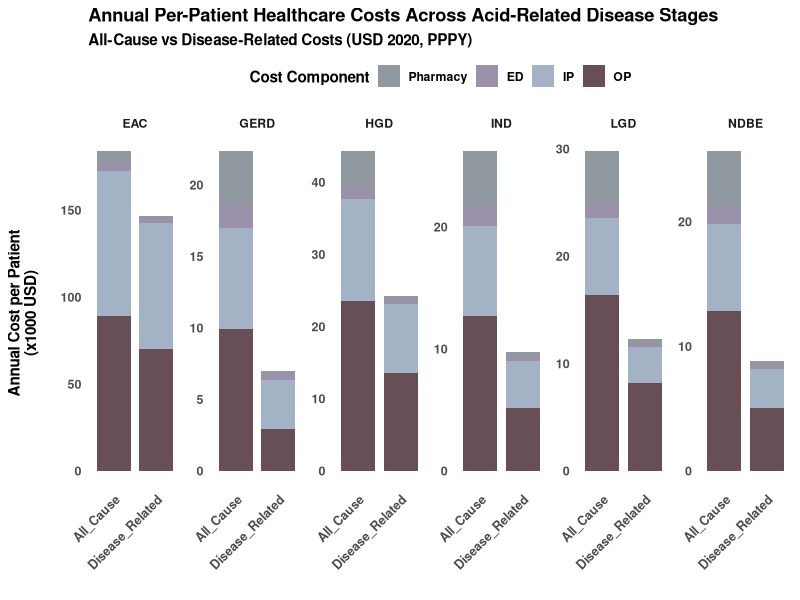
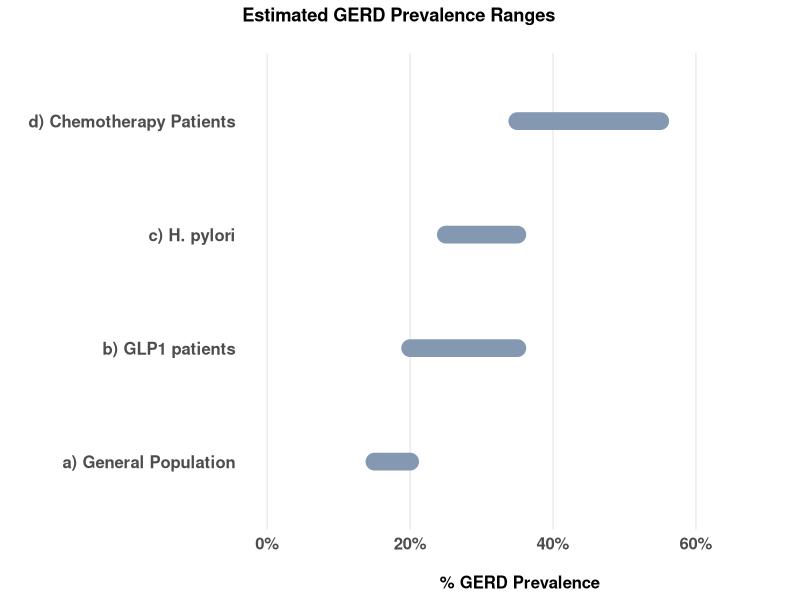
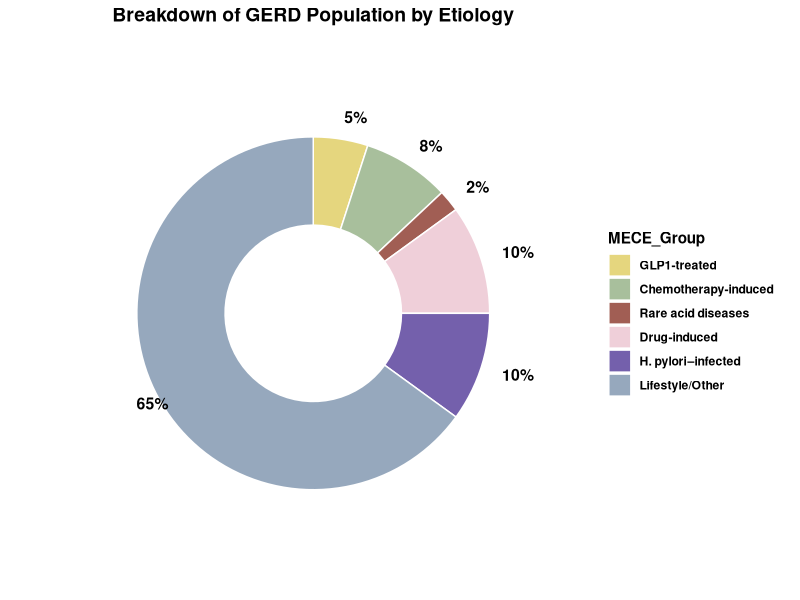
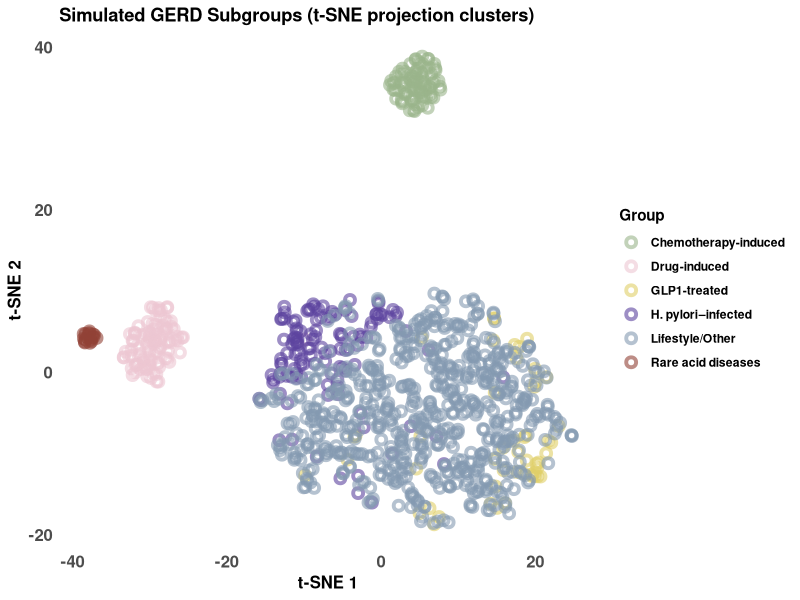
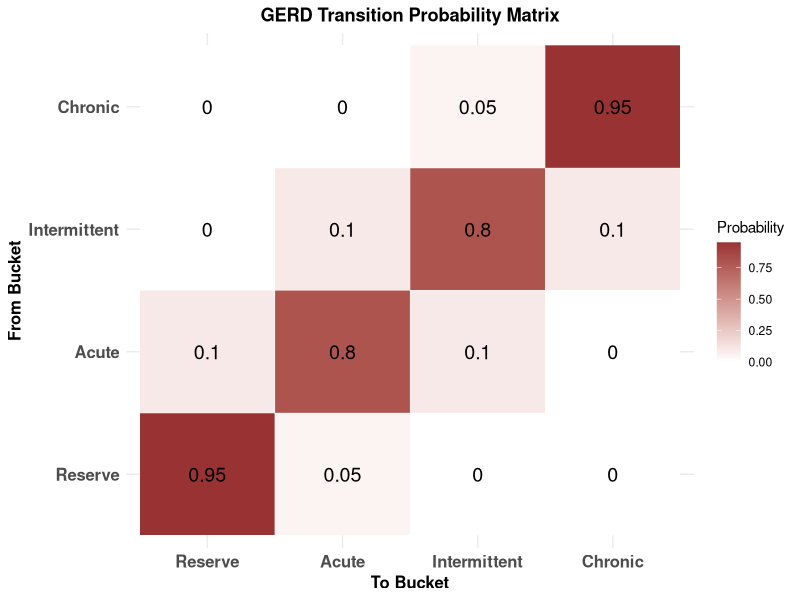
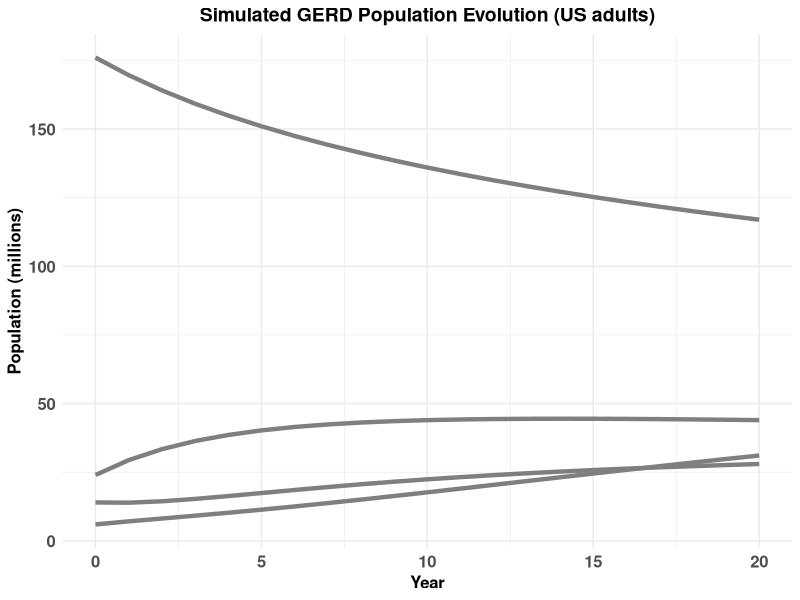
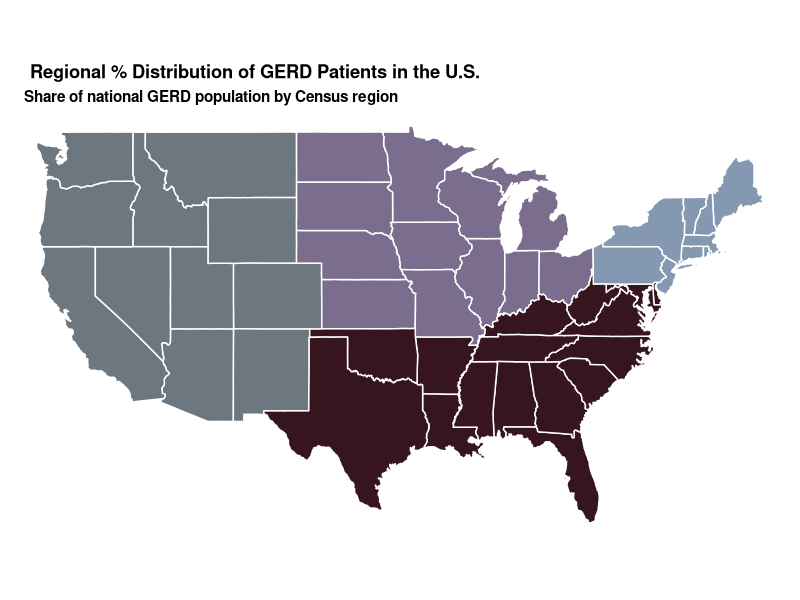
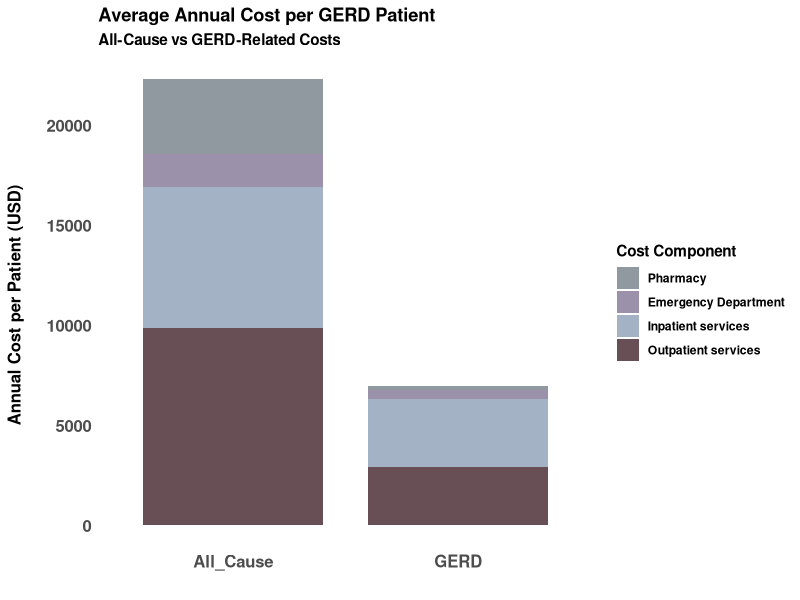

Write the R code that produced these figures, in order.


# GERD % Breakdown US Map ------------- 

library(ggplot2)
library(dplyr)
library(maps)
library(tidyverse)

# Get US state map data
us_map <- map_data("state")

# Create region lookup using built-in state.region
region_df <- data.frame(
  state = tolower(state.name),
  region = state.region
)

# Rename regions to match your labels
region_df$region <- recode(region_df$region,
                           "South" = "South",
                           "North Central" = "Midwest/North Central",
                           "Northeast" = "Northeast",
                           "West" = "West")

# Assign GERD percentages
gerd_share <- data.frame(
  region = c("South",
             "Midwest/North Central",
             "Northeast",
             "West"),
  percent = c(49, 21, 18, 12)
)

# Merge everything
map_df <- us_map %>%
  left_join(region_df, by = c("region" = "state")) %>%
  left_join(gerd_share, by = c("region.y" = "region"))

unique(map_df$region.y)

# Plot
plot <- ggplot(map_df, aes(long, lat, group = group, fill = as.factor(percent) )) +
  geom_polygon(color = "white") +
  coord_fixed(1.3) +
  labs(title = "      Regional % Distribution of GERD Patients in the U.S.",
    subtitle = "      Share of national GERD population by Census region") +
  theme_void() +
  scale_fill_manual(values=c("#6d7780", "#8499b1", "#7b6d8d", "#36151e")) +
  theme(legend.position = "none",
    panel.grid.major = element_blank(),
    panel.grid.minor = element_blank(),
    text = element_text(face = "bold"))

ggsave(file="../out/map_us_gerdprev.svg", plot=plot, width=6, height=4)

# -------------------
# ------------
# Overall vs GERD-costs - Pure GERD  -------------


# Create dataset
df <- data.frame(
  Category = c("Inpatient services", "Emergency Department",
               "Outpatient services", "Pharmacy"),
  All_Cause = c(7046, 1636, 9877, 3748),
  GERD = c(3410, 452, 2903, 190)
)

# Convert to long format
df_long <- df %>%
  pivot_longer(-Category,
               names_to = "Type",
               values_to = "Cost")

# Control stacking order (bottom to top)
df_long$Category <- factor(df_long$Category,
                           levels = c("Pharmacy",
                                      "Emergency Department",
                                      "Inpatient services",
                                      "Outpatient services"))

# Compute cumulative positions for connecting lines
df_long <- df_long %>%
  group_by(Type) %>%
  arrange(Category) %>%
  mutate(
    ymin = cumsum(lag(Cost, default = 0)),
    ymax = cumsum(Cost),
    ymid = (ymin + ymax) / 2
  ) %>%
  ungroup()

# Create plot
p <- ggplot(df_long, aes(x = Type, y = Cost, fill = Category)) +
  geom_bar(stat = "identity", width = 0.8, alpha=0.75) +
  geom_segment(data = df_long %>% pivot_wider(names_from = Type,
                                              values_from = ymid),
               aes(x = 1,
                   xend = 2,
                   y = All_Cause,
                   yend = GERD,
                   group = Category),
               inherit.aes = FALSE,
               color = "grey40",
               linetype = "dashed",
               size = 0.8) +

  scale_fill_manual(values = c(
    "Inpatient services" = "#8499b1",
    "Emergency Department" = "#7b6d8d",
    "Outpatient services" = "#36151e",
    "Pharmacy" = "#6d7780"
  )) +

  labs(
    title = "Average Annual Cost per GERD Patient",
    subtitle = "All-Cause vs GERD-Related Costs",
    x = "",
    y = "Annual Cost per Patient (USD) \n",
    fill = "Cost Component"
  ) +

  theme_minimal() +
  theme(
    text = element_text(face = "bold"),
    axis.text = element_text(size = 12),
    axis.title = element_text(size = 12),
    panel.grid.major = element_blank(),
    panel.grid.minor = element_blank(),
    legend.position = "right"
  )

ggsave(file="../out/annual_costs.svg", plot=p, width=5, height=5)

# --------------------

# -----------


# Overall vs GERD-costs - All GERD types -------------


library(ggplot2)
library(dplyr)
library(tidyr)
library(scales)

# Build simplified dataset (means only)

df <- tribble(
  ~Disease, ~Category, ~All_Cause, ~Disease_Related,
  "GERD", "IP", 7046, 3410,
  "GERD", "ED", 1636, 452,
  "GERD", "OP", 9877, 2903,
  "GERD", "Pharmacy", 3748, 190,

  "NDBE", "IP", 6961, 3141,
  "NDBE", "ED", 1490, 321,
  "NDBE", "OP", 12810, 5011,
  "NDBE", "Pharmacy", 4347, 282,

  "IND", "IP", 7392, 3872,
  "IND", "ED", 1604, 407,
  "IND", "OP", 12646, 5092,
  "IND", "Pharmacy", 4499, 303,

  "LGD", "IP", 7144, 3347,
  "LGD", "ED", 1408, 311,
  "LGD", "OP", 16363, 8185,
  "LGD", "Pharmacy", 4807, 397,

  "HGD", "IP", 14058, 9585,
  "HGD", "ED", 1694, 555,
  "HGD", "OP", 23482, 13448,
  "HGD", "Pharmacy", 4958, 650,

  "EAC", "IP", 83222, 72353,
  "EAC", "ED", 4938, 2789,
  "EAC", "OP", 88835, 70160,
  "EAC", "Pharmacy", 6609, 1016
)


df_long <- df %>%
  pivot_longer(cols = c(All_Cause, Disease_Related),
               names_to = "Type",
               values_to = "Cost")

df_long$Category <- factor(df_long$Category,
                           levels = c("Pharmacy", "ED", "IP", "OP"))

df_long <- df_long %>%
  group_by(Disease, Type) %>%
  arrange(Category) %>%
  mutate(
    ymin = cumsum(lag(Cost, default = 0)),
    ymax = cumsum(Cost),
    ymid = (ymin + ymax) / 2
  ) %>%
  ungroup()


p <- ggplot(df_long, aes(x = Type, y = Cost/1000, fill = Category)) +
  geom_bar(stat = "identity", width = 0.8, alpha=0.75) +


  facet_wrap(~Disease, nrow = 1, scales="free_y") +

  scale_fill_manual(values = c(
    "IP" = "#8499b1",
    "ED" = "#7b6d8d",
    "OP" = "#36151e",
    "Pharmacy" = "#6d7780"
  )) +

  labs(
    title = "Annual Per-Patient Healthcare Costs Across Acid-Related Disease Stages",
    subtitle = "All-Cause vs Disease-Related Costs (USD 2020, PPPY)",
    x = "",
    y = "Annual Cost per Patient \n(x1000 USD) \n",
    fill = "Cost Component"
  ) +

  theme_minimal() +
  theme(
    text = element_text(face = "bold"),
      axis.text.x = element_text(angle = 45, hjust = 1),
    axis.text = element_text(size = 9),
    axis.title = element_text(size = 11),
    panel.grid.major = element_blank(),
    panel.grid.minor = element_blank(),
    legend.position = "top"
  )

p
ggsave(file="../out/costs.svg", plot=p, width=9, height=5)


# ------------------






# GERD BMI Distribution ---------------------

library(ggplot2)
library(dplyr)

set.seed(123)
n <- 200000

# Tuned parameters
bmi <- rlnorm(n, meanlog = log(36), sdlog = 0.20)

df <- data.frame(BMI = bmi)

# Check proportions (optional)
prop.table(table(cut(df$BMI,
                     breaks = c(-Inf, 20, 25, 30, 40, Inf))))


dens <- density(df$BMI, from = 15, to = 60)
df_dens <- data.frame(x = dens$x, y = dens$y)

df_dens$Group <- cut(df_dens$x,
                     breaks = c(-Inf, 20, 25, 30, 40, Inf),
                     labels = c("Underweight (<20)",
                                "Normal (20–25)",
                                "Overweight (25–30)",
                                "Obese (30–40)",
                                "Severe Obesity (>40)"))


plot <- ggplot(df_dens, aes(x = x, y = y, fill = Group)) +
  geom_area(alpha = 0.6) +
  geom_vline(xintercept = c(20,25,30,40),
             linetype = "dashed",
             color = "grey40") +
  labs(
    title = "Estimated Continuous BMI Distribution in GERD Population",
    subtitle = "Approximated BMI category proportions",
    x = "\n BMI",
    y = "Patient density \n",
    fill = "BMI Category"
  ) +
  theme_minimal() +
  theme(
    text = element_text(face = "bold"),
    axis.text = element_text(size = 12),
    axis.title = element_text(size = 12),
    panel.grid.major = element_blank(),
    panel.grid.minor = element_blank()
  ) +
  scale_fill_manual(values=c("#e0cf68", "#6d7780", "#8499b1", "#7b6d8d", "#36151e")) 

ggsave(file="../out/bmibreakdown.svg", plot=plot, width=7, height=4)


# ------------

# ------------

# GERD Age Distribution ------------

library(ggplot2)
library(dplyr)

set.seed(123)
n <- 300000

# Mixture weights
w_old <- 0.55
w_mid <- 0.45

# Younger/mid distribution
age_mid <- 15 + rgamma(round(n * w_mid), shape = 4.5, scale = 6)

# Older-heavy distribution (fatter right tail)
age_old <- 15 + rgamma(round(n * w_old), shape = 7, scale = 8)

age <- c(age_mid, age_old)

df_age <- data.frame(Age = age)

# Check proportions (optional)
prop.table(table(cut(df_age$Age,
                     breaks = c(15,20,30,40,50,60,70,Inf))))

dens_age <- density(df_age$Age, from = 15, to = 95)
df_dens_age <- data.frame(x = dens_age$x, y = dens_age$y)

df_dens_age$Group <- cut(df_dens_age$x,
                         breaks = c(-Inf,20,30,40,50,60,70,Inf),
                         labels = c("15–19",
                                    "20–29",
                                    "30–39",
                                    "40–49",
                                    "50–59",
                                    "60–69",
                                    "70+"))


plot <- ggplot(df_dens_age, aes(x = x, y = y, fill = Group)) +
  geom_area(alpha = 0.6) +
  geom_vline(xintercept = c(20,30,40,50,60,70),
             linetype = "dashed",
             color = "grey40") +
  labs(
    title = "Estimated Continuous Age Distribution in GERD Population",
    subtitle = "Approximated age category proportions",
    x = "\n Age (years)",
    y = "Patient density \n",
    fill = "Age Category"
  ) +
  theme_minimal() +
  theme(
    text = element_text(face = "bold"),
    axis.text = element_text(size = 12),
    axis.title = element_text(size = 12),
    panel.grid.major = element_blank(),
    panel.grid.minor = element_blank()
  ) +
  scale_fill_manual(values = c(
  "#e0cf68",  # 15-19
  "#6d7780",  # 20-29
  "#8499b1",  # 30-39
  "#7b6d8d",  # 40-49
  "#36151e",  # 50-59
  "#a85c5c",  # 60-69
  "#b8a07e"   # 70+
))

ggsave(file="../out/agebreakdown.svg", plot=plot, width=7, height=4)

# ------------

# ------------

# % GERD Prevalence Segments ------------



library(ggplot2)
library(dplyr)

# Define ranges
gerd_ranges <- tibble(
  Group = c("a) General Population", "b) GLP1 patients", "c) H. pylori", "d) Chemotherapy Patients"),
  Min = c(0.15, 0.20, 0.25, 0.35),
  Max = c(0.20, 0.35, 0.35, 0.55)
)

# Plot
plot <- ggplot(gerd_ranges) +
  geom_segment(aes(
    y = Group, yend = Group,
    x = Min*100, xend = Max*100
  ),
  size = 6, lineend = "round", color = "#8499b1"
  ) +
  scale_x_continuous(labels = scales::percent_format(scale = 1), limits=c(0,70)) +
  labs(
    title = "Estimated GERD Prevalence Ranges \n",
    x = "\n % GERD Prevalence",
    y = ""
  ) +
  theme_minimal() +
  theme(
    axis.text = element_text(size = 12),
    axis.title = element_text(size = 12),
    panel.grid.major.y = element_blank(),
    panel.grid.minor = element_blank(),
    text = element_text(face = "bold")
  )

plot
ggsave(file="../out/gerd_prev_groups.svg", plot=plot, width=7, height=2.5)

# ------------

# ------------

# GERD % Breakdown Donut ------------


# Data
gerd_buckets <- tibble(
  MECE_Group = c("GLP1-treated",
                 "Chemotherapy-induced",
                 "Rare acid diseases",
                 "Drug-induced",
                 "H. pylori–infected",
                 "Lifestyle/Other"),
  Percent = c(5, 8, 2, 10, 10, 65)
)

# Keep intended order
gerd_buckets$MECE_Group <- factor(
  gerd_buckets$MECE_Group,
  levels = gerd_buckets$MECE_Group
)

# Compute donut positions
gerd_buckets <- gerd_buckets %>%
  mutate(
    Fraction = Percent / sum(Percent),
    ymax = cumsum(Fraction),
    ymin = lag(ymax, default = 0),
    label_pos = (ymax + ymin) / 2
  )

# Plot
plot <- ggplot(gerd_buckets,
               aes(ymax = ymax, ymin = ymin,
                   xmax = 4, xmin = 3,
                   fill = MECE_Group)) +
  geom_rect(color = "white", alpha = 0.85) +
  coord_polar(theta = "y") +
  xlim(c(2, 4.6)) +
  geom_text(aes(x = 4.25,
                y = label_pos,
                label = paste0(Percent, "%")),
            size = 4,
            fontface = "bold",
            hjust = 0) +
  scale_fill_manual(values = c("#e0cf68", "#99b48b", "#914236", "#ecc6d2", "#5C449E", "#8499b1")) +
  labs(title = "Breakdown of GERD Population by Etiology") +
  theme_void() +
  theme(
    text = element_text(face = "bold"),
    plot.title = element_text(hjust = 0.5, size = 14)
  )

plot

ggsave(file = "../out/donut.svg", plot = plot, width = 6, height = 5)
# ------------

# ------------

# GERD Clusters t-SNE ------------




library(MASS)
set.seed(1)


subgroups <- c("GLP1-treated",
               "Chemotherapy-induced",
               "Rare acid diseases",
               "Drug-induced",
               "H. pylori–infected",
               "Lifestyle/Other")

counts <- c(50, 80, 20, 100, 120, 630)

n_features <- 5


# Explicit means for nudging clusters
# Features: e.g., age, BMI, severity, meds, labs
cluster_means <- list(

  # Metabolic cluster
  "GLP1-treated"          = c(5, 5, 5, 5, 5),
  "Lifestyle/Other"       = c(6, 5.5, 5, 6, 5),

  # Slightly shifted but still metabolic neighborhood
  "H. pylori–infected"    = c(7, 6.5, 6, 7, 6),

  # Drug & Rare closer to each other
  "Drug-induced"          = c(10, 11, 9, 11, 9),
  "Rare acid diseases"    = c(2.5, 14.5, 13, 9.5, 10),

  # Clearly separate chemo
  "Chemotherapy-induced"  = c(15, 16, 15, 17, 16)
)


# Generate multivariate normal data
sim_data <- do.call(rbind, lapply(subgroups, function(g){

  mu <- cluster_means[[g]]

  if(g %in% c("Drug-induced", "Rare acid diseases")){
    # larger spread
    Sigma <- diag(runif(n_features, 1.3, 2.0))
  } else if(g == "H. pylori–infected"){
    Sigma <- diag(runif(n_features, 0.9, 1.4))
  } else {
    Sigma <- diag(runif(n_features, 0.5, 1))
  }

  X <- mvrnorm(n = counts[which(subgroups == g)],
               mu = mu,
               Sigma = Sigma)

  data.frame(X, Group = g)
}))



library(Rtsne)
tsne_out <- Rtsne(sim_data[,1:n_features], perplexity = 30, verbose = FALSE)
sim_data$TSNE1 <- tsne_out$Y[,1]
sim_data$TSNE2 <- tsne_out$Y[,2]


plot <- ggplot(sim_data, aes(x = TSNE1, y = TSNE2, color = Group)) +
  geom_point(alpha = 0.6, size = 2, shape=1, stroke=2) +
  scale_color_manual(values = c("#99b48b", "#ecc6d2", "#e0cf68", "#5C449E", "#8499b1", "#914236")) +
  labs(title = "Simulated GERD Subgroups (t-SNE projection clusters)",
       x = "t-SNE 1", y = "t-SNE 2") +
   theme_minimal() +
  theme(
    text = element_text(face = "bold"),
    axis.text = element_text(size = 12),
    axis.title = element_text(size = 12),
    panel.grid.major = element_blank(),
    panel.grid.minor = element_blank()
  ) 


plot



ggsave(file="../out/tsne.svg", plot=plot, width=7, height=6)

# ------------

# ------------

# GERD disease duration distribution ------------


# Disease duration
library(ggplot2)

# Parameters
meanlog <- log(4)
sdlog   <- 0.9

# Create grid
x <- seq(0.01, 20, length.out = 1000)
density <- dlnorm(x, meanlog = meanlog, sdlog = sdlog)

df <- data.frame(Duration = x, Density = density)

plot <- ggplot(df, aes(x = Duration, y = Density)) +
  geom_area(fill = "#2f3e46", alpha = 0.6) +
  labs(title = "Estimated GERD Disease Duration Distribution",
       x = "\nDisease Duration (Years)",
       y = "Patient density \n") +
  theme_minimal() +
  theme(
    text = element_text(face = "bold"),
    axis.text = element_text(size = 12),
    axis.title = element_text(size = 12),
    panel.grid.major = element_blank(),
    panel.grid.minor = element_blank()
  ) 

ggsave(file="../out/duration_breakdown.svg", plot=plot, width=5, height=4)
# ------------

# ------------



# GERD Frequency distributin --------------


library(ggplot2)

# Grid for Beta scaling
x_unit <- seq(0.001, 0.999, length.out = 1000)
x_days <- x_unit * 365

# Individual densities
dens_mild <- 0.65 * dbeta(x_unit, shape1 = 1.2, shape2 = 8.5)     # Mild 50%
dens_mod  <- 0.30 * dbeta(x_unit, shape1 = 3, shape2 = 4.5)         # Moderate 40%
dens_sev  <- 0.05 * dbeta(x_unit, shape1 = 6, shape2 = 1.5)       # Severe 10%

# Combine into a dataframe
df <- data.frame(
  Days = rep(x_days, 3),
  Density = c(dens_mild, dens_mod, dens_sev),
  Severity = factor(rep(c("Mild / Intermittent", "Moderate", "Severe / Chronic"),
                        each = length(x_days)),
                    levels = c("Mild / Intermittent", "Moderate", "Severe / Chronic"))
)

# Plot overlapping densities
plot <- ggplot(df, aes(x = Days, y = Density, fill = Severity)) +
  geom_area(alpha = 0.6, position = "identity", color = NA) +
  scale_fill_manual(values = c("#7b6d8d", "#2f3e46", "#914236")) +
  labs(
    title = "Suggested GERD Frequency Aggregation",
    x = "\n GERD Days per Year",
    y = "Patient density\n",
    fill = "Frequency|Severity"
  ) +
  theme_minimal() +
  theme(
    text = element_text(face = "bold"),
    panel.grid = element_blank(),
    axis.text = element_text(size = 12),
    axis.title = element_text(size = 12)
  )

ggsave(file="../out/frequency_breakdown.svg", plot=plot, width=7, height=4)

# ------------

# ------------

# Gerd Markov flows ------------



stock_names <- c("Reserve", "Acute", "Intermittent", "Chronic")

# Stocks: Reserve, Acute, Intermittent, Chronic
stock_names <- c("Reserve", "Acute", "Intermittent", "Chronic")

# Larger diagonals -> most people stay in the same bucket
P_stable <- matrix(c(
  0.95, 0.05, 0,    0,    # Reserve
  0.10, 0.80, 0.10, 0,    # Acute
  0,    0.10, 0.80, 0.10, # Intermittent
  0,    0,    0.05, 0.95  # Chronic
), nrow=4, byrow=TRUE)

rownames(P_stable) <- colnames(P_stable) <- stock_names
P_stable


library(reshape2)
library(ggplot2)

P_long <- melt(P_stable, varnames = c("From", "To"), value.name = "Probability")

ggplot(P_long, aes(x = To, y = From, fill = Probability)) +
  geom_tile(color = "white") +
  geom_text(aes(label = round(Probability, 2)), color = "black", size = 5) +
  scale_fill_gradient(low = "white", high = "#993333") +
  labs(
    title = "GERD Transition Probability Matrix",
    x = "To Bucket",
    y = "From Bucket",
    fill = "Probability"
  ) +
  theme_minimal() +
  theme(
    axis.text = element_text(size = 12, face = "bold"),
    axis.title = element_text(size = 12, face = "bold"),
    plot.title = element_text(face = "bold", hjust = 0.5)
  )


library(dplyr)
library(tidyr)
library(ggplot2)



stock_names <- c("Reserve", "Acute", "Intermittent", "Chronic")
pop <- c(Reserve = 176e6, Acute = 24e6, Intermittent = 14e6, Chronic = 6e6)

P_stable


n_years <- 20
stocks <- matrix(NA, nrow = n_years+1, ncol = 4)
stocks[1, ] <- pop

for (t in 1:n_years) {
  stocks[t+1, ] <- stocks[t, ] %*% P_stable
}

stocks_df <- as.data.frame(stocks) %>%
  mutate(Year = 0:n_years) %>%
  pivot_longer(cols = -Year, names_to = "Bucket", values_to = "Population")

ggplot(stocks_df, aes(x = Year, y = Population/1e6, color = Bucket)) +
  geom_line(size = 1.5) +
  scale_color_manual(values = c("Reserve"="#99b48b",
                                "Acute"="#ecc6d2",
                                "Intermittent"="#8499b1",
                                "Chronic"="#914236")) +
  labs(
    title = "Simulated GERD Population Evolution (US adults)",
    x = "Year",
    y = "Population (millions)",
    color = "Bucket"
  ) +
  theme_minimal() +
  theme(
    text = element_text(face = "bold"),
    axis.text = element_text(size = 12),
    axis.title = element_text(size = 12),
    plot.title = element_text(size = 14, hjust = 0.5)
  )





# ------------

# ------------






# Needs likelihood distribution per GERD source ------------



library(ggplot2)
library(dplyr)

set.seed(42)
n <- 2000

groups <- c("GLP1-treated", "Chemotherapy-induced", "Rare acid diseases",
            "Drug-induced", "H. pylori–infected", "Lifestyle/Other")

# Mean high/very-high need per group
means <- c(0.05, 0.3, 0.6, 0.1, 0.15, 0.05)

# Approximate dispersion: smaller = tighter around mean, larger = more spread
sds <- c(0.03, 0.1, 0.05, 0.05, 0.08, 0.05)

# Function to convert mean & sd to Beta parameters
beta_params <- function(mu, sigma){
  alpha <- ((1 - mu)/sigma^2 - 1/mu)*mu^2
  beta <- alpha*(1/mu - 1)
  return(c(alpha, beta))
}

sim_data <- do.call(rbind, lapply(1:length(groups), function(i){
  pars <- beta_params(means[i], sds[i])
  tibble(
    Group = groups[i],
    NeedScore = rbeta(n, pars[1], pars[2])
  )
}))

# Plot overlapping densities
plot <- ggplot(sim_data, aes(x = NeedScore, fill = Group, color = Group)) +
  geom_density(alpha = 0.7, size = 0.00001) +
  scale_fill_manual(values = c("#99b48b", "#ecc6d2", "#e0cf68", "#5C449E", "#8499b1", "#914236")) +
  scale_color_manual(values = c("#99b48b", "#ecc6d2", "#e0cf68", "#5C449E", "#8499b1", "#914236")) +
  labs(title = "Estimated Proportion of Possibly 'In-need' For Alternative Therapy",
       subtitle = "By GERD Subgroup|Source",
       x = "\n Proportion of Possibly 'In-need' For Alternative Therapy",
       y = "Patient density \n") +
  xlim(0,1) +
  theme_minimal() +
  theme(
    text = element_text(face = "bold"),
      axis.text.x = element_text(angle = 0, hjust = 1),
    axis.text = element_text(size = 9),
    axis.title = element_text(size = 11),
    panel.grid.major = element_blank(),
    panel.grid.minor = element_blank(),
    legend.position = "right"
  )

ggsave(file="../out/needs_density.svg", plot=plot, width=7, height=4)


# ------------

# ------------
